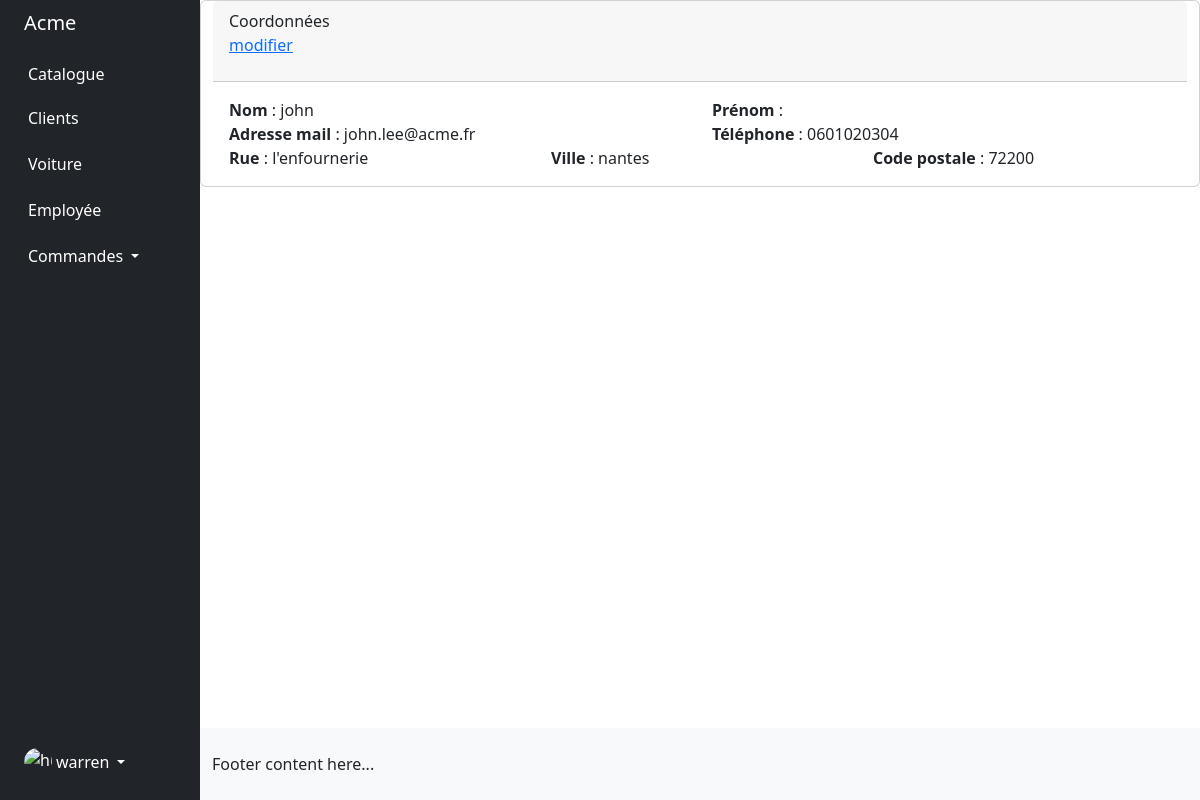
/crm_acme/employee/9 (signed in), run on the app's committed database.
### bdd/models/Employee.py (models this page shows, shortened)
class Employee(models.Model):
    user = models.OneToOneField(User, on_delete=models.CASCADE)
    no_tel_regex = RegexValidator(
        regex="[0-9]{10}", message="veuillez entrer un numéro de téléphone valide."
    )
    no_tel = models.CharField(validators=[no_tel_regex], max_length=10, blank=True)
    rue = models.CharField(max_length=56, blank=True)
    ville = models.CharField(max_length=56, blank=True)
    code_postale_regex = RegexValidator(
        regex="[0-9]*$", message="veuillez entrer un code postal valide."
    )
    code_postale = models.CharField(max_length=56, blank=True)

### bdd/Templates/employee/employee_details.html
{% extends 'base.html' %}
{% block content %}
<div class="card">
  <div class="card-header">
    Coordonnées
    <a href="{% url 'update_employee' employee.id %}" class="close">
          <p>modifier</p>
    </a>
  </div>
  <div class="card-body">
    <div class="row">
      <div class="col">
        <strong> Nom </strong> : {{ employee.user.first_name }} <br>
      </div>
       <div class="col">
        <strong> Prénom </strong> : {{ employee.user.last }} <br>
      </div>
    </div>
    <div class="row">
      <div class="col">
        <strong> Adresse mail  </strong> : {{ employee.user.email }} <br>
      </div>
       <div class="col">
        <strong> Téléphone </strong> : {{ employee.no_tel }} <br>
      </div>
    </div>
    <div class="row">
      <div class="col">
        <strong> Rue </strong> : {{ employee.rue }} <br>
      </div>
       <div class="col">
        <strong> Ville </strong> : {{ employee.ville }} <br>
      </div>
       <div class="col">
        <strong> Code postale </strong> : {{ employee.code_postale }} <br>
      </div>
    </div>
  </div>
</div>
{% endblock %}

### bdd/Templates/base.html (shortened to what this page needs)
<!DOCTYPE html>
<html lang="en">
{% load static %}
<head>
    <link href="https://cdn.jsdelivr.net/npm/bootstrap@5.2.0-beta1/dist/css/bootstrap.min.css" rel="stylesheet">
     <link rel="stylesheet" href="https://use.fontawesome.com/releases/v5.15.4/css/all.css"/>
</head>
<body>
<div class="container-fluid overflow-hidden">
    <div class="row vh-100 overflow-auto">
        <div class="col-12 col-sm-3 col-xl-2 px-sm-2 px-0 bg-dark d-flex sticky-top">
            <div class="d-flex flex-sm-column flex-row flex-grow-1 align-items-center align-items-sm-start px-3 pt-2 text-white">
                <a href="{% url 'voitures' %}" class="d-flex align-items-center pb-sm-3 mb-md-0 me-md-auto text-white text-decoration-none">
                    <span class="fs-5">A<span class="d-none d-sm-inline">cme</span></span>
                </a>
                <ul class="nav nav-pills flex-sm-column flex-row flex-nowrap flex-shrink-1 flex-sm-grow-0 flex-grow-1 mb-sm-auto mb-0 justify-content-center align-items-center align-items-sm-start" id="menu">
                    <li class="nav-item">
                        <a href="{% url 'voitures' %}" class="nav-link px-sm-0 px-2 text-white">
                            <span class="ms-1 d-none d-sm-inline">Catalogue</span>
                        </a>
                    </li>
                     <li>
                        <a href="{% url 'clients' %}" class="nav-link px-sm-0 px-2 text-white">
                            <span class="ms-1 d-none d-sm-inline">Clients</span>
                        </a>
                    </li>
                    <li>
                        <a href="{% url 'create_voiture' %}" class="nav-link px-sm-0 px-2 text-white">
                            <span class="ms-1 d-none d-sm-inline">Voiture</span>
                        </a>
                    </li>
                    <li>
                        <a href="{% url 'employees' %}" class="nav-link px-sm-0 px-2 text-white">
                            <span class="ms-1 d-none d-sm-inline">Employée</span>
                        </a>
                    </li>
                    <li class="dropdown">
                        <a href="#" class="nav-link dropdown-toggle px-sm-0 px-1 text-white" id="dropdown" data-bs-toggle="dropdown" aria-expanded="false">
                            <span class="ms-1 d-none d-sm-inline">Commandes</span>
                        </a>
                    </li>
                </ul>
                <div class="dropdown py-sm-4 mt-sm-auto ms-auto ms-sm-0 flex-shrink-1">
                    <a href="#" class="d-flex align-items-center text-white text-decoration-none dropdown-toggle" id="dropdownUser1" data-bs-toggle="dropdown" aria-expanded="false">
                        <img src="https://github.com/mdo.png" alt="hugenerd" width="28" height="28" class="rounded-circle">
                        <span class="d-none d-sm-inline mx-1">{{ user.username }}</span>
                    </a>
                </div>
            </div>
        </div>
        <div class="col d-flex flex-column h-sm-100">
            <main class="row overflow-auto">
                    {% block content %}{% endblock %}
            </main>
            <footer class="row bg-light py-4 mt-auto">
                <div class="col"> Footer content here... </div>
            </footer>
        </div>
    </div>
</div>
</body>
</html>

### data on the page
Employee: user.first_name "john", user.email "john.lee@acme.fr", no_tel "0601020304", rue "l'enfournerie", ville "nantes", code_postale "72200"

### other printed values
{{ user.username }} "warren"
